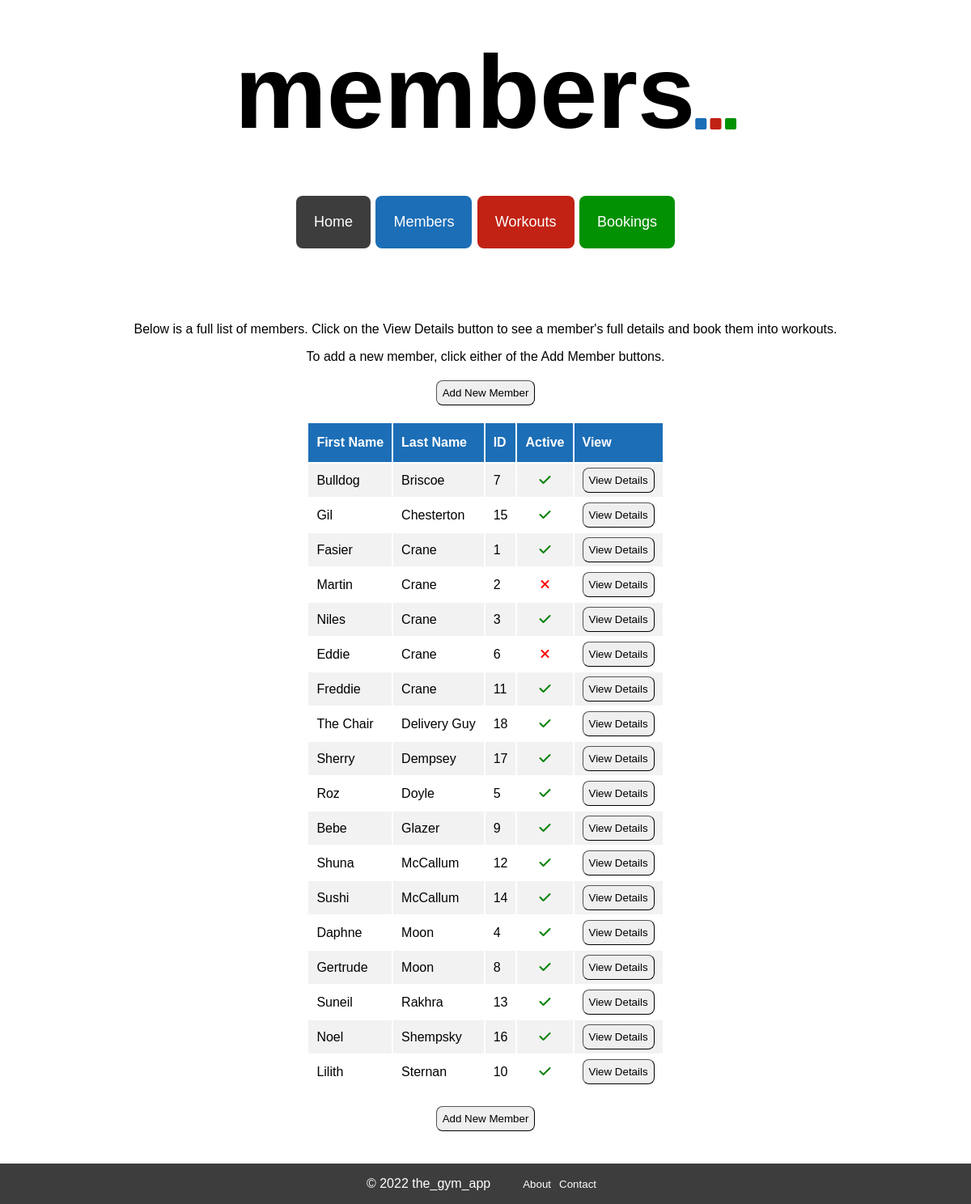
/members, run on the app's committed database.
### tables this page shows
CREATE TABLE members (
    id INTEGER PRIMARY KEY AUTOINCREMENT,
    first_name VARCHAR,
    last_name VARCHAR,
    dob DATE,
    active BOOLEAN
);

### controllers/member_controller.py (the view)
@members_blueprint.route("/members")
def members():
    route_name = "members"
    members = member_repository.select_all()
    return render_template("members/index.html", route_name=route_name, members=members)

### db/run_sql.py (called while the page is built)
def get_db():
    path = os.path.dirname(os.path.abspath(__file__))
    db = os.path.join(path, "gym_db.db")
    conn = sqlite3.connect(db)
    conn.execute("PRAGMA foreign_keys = 1")
    conn.row_factory = sqlite3.Row
    return conn

def run_sql(sql, values = []):
    db = get_db()
    cursor = db.cursor()
    cursor.execute(sql, values)
    results = cursor.fetchall()
    db.commit()
    db.close()
    return results

### repositories/member_repository.py (called while the page is built)
def sort_function(member):
    return member.last_name

def select_all():
    members = []
    sql = "SELECT * FROM members"
    results = run_sql(sql)
    for row in results:
        active = True if row['active'] == 1 else False
        member = Member(row['first_name'], row['last_name'], row['dob'], active, row['id'])
        members.append(member)
    members.sort(key=sort_function)
    return members

### templates/members/index.html
{% extends 'base.html'%}
{% block content %}
<div class="index_page_container">
    <p>Below is a full list of members. Click on the View Details button to see a member's full details and book them into workouts.</p>
    <p>To add a new member, click either of the Add Member buttons.</p>
    <button class="index_page_button" id="index_page_top_button">
        <a class="index_page_link" href="/members/create">Add New Member</a>
    </button>
    <table class="index_table">
        <tr class="index_table_headers">
            <th>First Name</th>
            <th>Last Name</th>
            <th>ID</th>
            <th>Active</th>
            <th>View</th>
        </tr>
        {% for member in members %}
        <tr class="index_table_content">
            <td>{{member.first_name}}</td>
            <td>{{member.last_name}}</td>
            <td>{{member.id}}</td>
            {% if member.active == True %}
            <td class="active_column"><i class="fa-solid fa-check" style="color: green"></i></td>
            {% elif member.active == False %}
            <td class="active_column"><i class="fa-solid fa-xmark" style="color: red"></i></td>
            {% endif %}
            <td class="delete_column"><button class="index_page_button" id="view_details_button"><a class="index_page_link" href="/members/{{member.id}}">View Details</button></td>
        {% endfor %}
        </tr>
    </table>
    <button class="index_page_button" id="index_page_bottom_button">
        <a class="index_page_link" href="/members/create">Add New Member</a>
    </button>
</div>
{% endblock %}

### static/style.css (style rules this page uses)
body { font-family: Verdana, Geneva, Tahoma, sans-serif; min-height: 100%; margin: 0; padding: 0; }

### static/index_pages.css (style rules this page uses)
.index_page_container { display: flex; flex-direction: column; align-items: center; justify-content: center; margin: 40px auto; }
.index_page_container > p { margin-bottom: 0px; }
.index_table { width: auto; text-align: left; }
.index_table_headers { background-color: #1c6eb6; color: white; }
.index_table_headers > th { padding: 15px 10px; }
.index_table_content > td { padding: 5px 10px; }
.index_table_content:nth-child(even) { background-color: #f2f2f2; }
.active_column { text-align: center; }
.delete_column { text-align: center; }
.index_page_button { padding: 7px; border-radius: 8px; border-width: 1px; }
.index_page_link { color: #000000; text-decoration: none; }
#index_page_top_button { margin-top: 20px; margin-bottom: 20px; }
#index_page_bottom_button { margin-top: 20px; }

### data on the page
members: first_name "Bulldog", last_name "Briscoe", id "7", active True (drawn)
members: first_name "Gil", last_name "Chesterton", id "15", active True (drawn)
members: first_name "Fasier", last_name "Crane", id "1", active True (drawn)
members: first_name "Martin", last_name "Crane", id "2", active False (drawn)
members: first_name "Niles", last_name "Crane", id "3", active True (drawn)
members: first_name "Eddie", last_name "Crane", id "6", active False (drawn)
members: first_name "Freddie", last_name "Crane", id "11", active True (drawn)
members: first_name "The Chair", last_name "Delivery Guy", id "18", active True (drawn)
members: first_name "Sherry", last_name "Dempsey", id "17", active True (drawn)
members: first_name "Roz", last_name "Doyle", id "5", active True (drawn)
members: first_name "Bebe", last_name "Glazer", id "9", active True (drawn)
members: first_name "Shuna", last_name "McCallum", id "12", active True (drawn)
members: first_name "Sushi", last_name "McCallum", id "14", active True (drawn)
members: first_name "Daphne", last_name "Moon", id "4", active True (drawn)
members: first_name "Gertrude", last_name "Moon", id "8", active True (drawn)
members: first_name "Suneil", last_name "Rakhra", id "13", active True (drawn)
members: first_name "Noel", last_name "Shempsky", id "16", active True (drawn)
members: first_name "Lilith", last_name "Sternan", id "10", active True (drawn)

### other printed values
{{ route_name }} "members"
